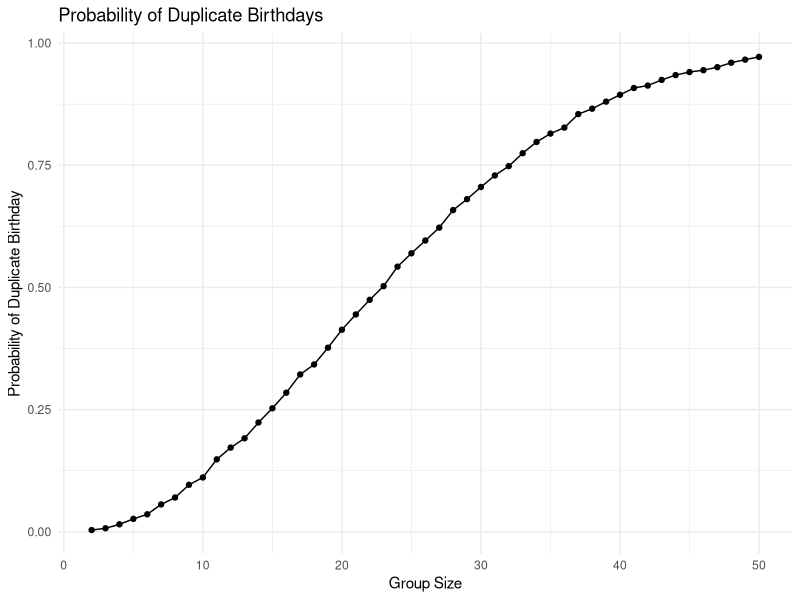

Write the R code that produced this figure.
## ---- chunk 1
# setting up tidyverse library
library(tidyverse)

# setting chunk options
knitr::opts_chunk$set(
  fig.width = 6,
  fig.asp = .6,
  out.width = "90%"
)

# setting minimal theme and legend position
theme_set(theme_minimal() + theme(legend.position = "bottom"))

# setting continuous scales to viridis
options(
  ggplot2.continuous.colour = "viridis",
  ggplot2.continuous.fill = "viridis"
)

# setting discrete color scale to viridis
scale_colour_discrete = scale_colour_viridis_d

# setting discrete fill scale to viridis
scale_fill_discrete = scale_fill_viridis_d
## ---- chunk 2
# writing birthday function 
duplicate_birthdays = function(n) {
  
  # drawing “birthdays” for each person randomly
  birthdays = sample(1:365, n, replace = TRUE)

  # checking for duplicate birthdays
  duplicate_birthdays = length(unique(birthdays)) < n
  
  # returning duplicate birthdays
  return(duplicate_birthdays)
}
## ---- chunk 3
# simulating function and computing prob. that <= 2 people will share a birthday
birthday_probabilities_df =
  expand_grid(
    number_of_people = 2:50,
    iter = 1:10000
  ) |> 
  mutate(
    duplicates = map_lgl(number_of_people, duplicate_birthdays) 
  ) |>
   group_by(number_of_people) |>
  summarize(
    probability = mean(duplicates)
  ) |>
  print()
## ---- chunk 4
# making a plot showing the probability as a function of group size
birthday_probabilities_df |> 
  ggplot(aes(x = number_of_people, y = probability)) + 
  geom_point() + 
  geom_line() +
  labs(
    title = "Probability of Duplicate Birthdays",
    x = "Group Size",
    y = "Probability of Duplicate Birthday"
  )
## ---- chunk 5
# creating the data frame containing all file names
participants_df =
  participant_files =
  tibble(
    files = list.files("data/"),
    path = str_c("data/", files)
  ) |>
  print()
## ---- chunk 6
# iterating over file names and read in data for each subject 
participants_df |>   
  mutate(
    data = map(path,read_csv)
  ) |>
  unnest(data)
